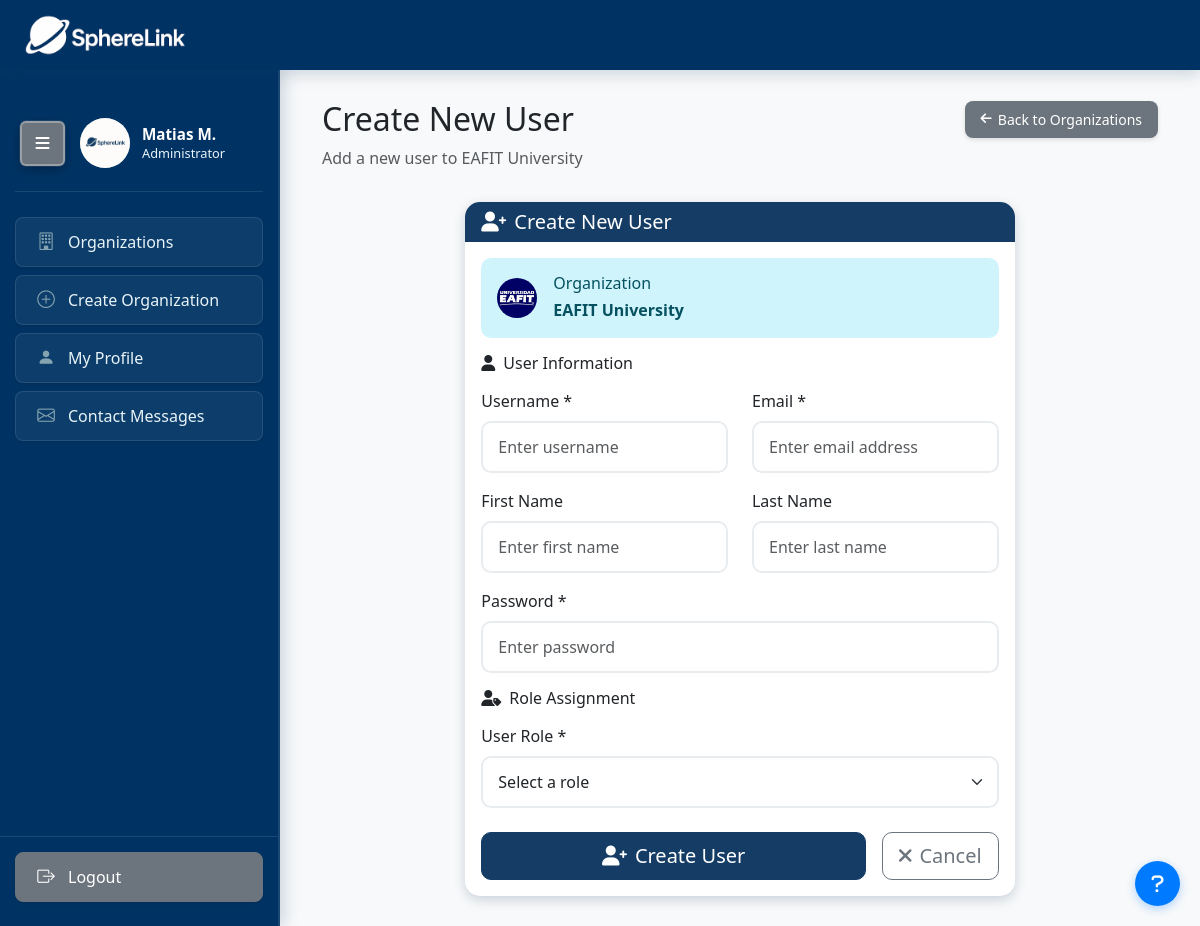
Screenshot of /organizations/create_user/3/ (signed in) with the database file from the repository.
### profiles/models.py (models this page shows, shortened)
class Profile(models.Model):
    user = models.OneToOneField(User, on_delete=models.CASCADE)
    bio = models.TextField(blank=True, null=True)
    photo = models.ImageField(upload_to='profile_photos/', blank=True, null=True)

### organizations/models.py (models this page shows, shortened)
class Organization(models.Model):
    name = models.CharField(max_length=200, unique=True)
    description = models.TextField(blank=True)
    logo = models.ImageField(upload_to='organization_logos/', blank=True, null=True)
    website = models.URLField(blank=True)
    address = models.TextField(blank=True)
    phone = models.CharField(max_length=20, blank=True)
    email = models.EmailField(blank=True)
    is_active = models.BooleanField(default=True)
    created_at = models.DateTimeField(auto_now_add=True)
    updated_at = models.DateTimeField(auto_now=True)
    class Meta:
        verbose_name = 'Organization'
        verbose_name_plural = 'Organizations'

### organizations/views.py (the view, shortened to what this page needs)
# urls.py: path('create_user/<int:org_id>/', views.create_user_for_organization, name='create_user'),
@login_required
def create_user_for_organization(request, org_id):
    if not _is_super_admin(request.user):
        messages.error(request, "Access denied. Super Admin privileges required.")
        return redirect('organizations:organization_list')
    organization = get_object_or_404(Organization, id=org_id)
    limited_role_choices = [
        ('member', 'Regular Member'),
        ('staff', 'Staff Member'),
    ]
    context = {
        'organization': organization,
        'role_choices': limited_role_choices,
    }
    return render(request, 'organizations/create_user.html', context)

### organizations/views.py (called while the page is built, shortened)
def _is_super_admin(user):
    if not user.is_authenticated:
        return False
    if user.is_superuser:
        return True

### profiles/context_processors.py (called while the page is built)
def user_profile(request):
    if request.user.is_authenticated:
        try:
            profile = Profile.objects.get(user=request.user)
        except Profile.DoesNotExist:
            profile = None
    else:
        profile = None
    return {
        'user_profile': profile
    }

def unread_notifications(request):
    if request.user.is_authenticated:
        from events.models import Notification
        unread_count = Notification.objects.filter(user=request.user, is_read=False).count()
    else:
        unread_count = 0
    return {
        'unread_notifications_count': unread_count
    }

### organizations/templates/organizations/create_user.html (shortened to what this page needs)
{% extends 'organizations/superadmin_base.html' %}
{% block content %}
<div class="container">
    <div class="row mb-3">
        <div class="col-12">
            <div class="d-flex justify-content-between align-items-center mb-2">
                <h2 class="text-dark mb-0">Create New User</h2>
                <a href="{% url 'organizations:organization_list' %}" class="btn-back">
                    <i class="fas fa-arrow-left"></i>Back to Organizations
                </a>
            </div>
            <p class="text-muted">Add a new user to {{ organization.name }}</p>
        </div>
    </div>
    <div class="row justify-content-center">
        <div class="col-lg-8">
            <div class="card">
                <div class="card-header bg-dark text-white">
                    <h5 class="mb-0">
                        <i class="fas fa-user-plus me-2"></i>Create New User
                    </h5>
                </div>
                <div class="card-body">
                    <form method="post" novalidate>
                        <div class="alert alert-info">
                            <div class="d-flex align-items-center">
                                {% if organization.logo %}
                                <div class="me-3">
                                    <img src="{{ organization.logo.url }}" alt="{{ organization.name }} Logo"
                                         style="width: 40px; height: 40px; border-radius: 50%; object-fit: cover;">
                                </div>
                                {% else %}
                                <div class="me-3">
                                    <i class="fas fa-building fa-2x text-info"></i>
                                </div>
                                {% endif %}
                                <div>
                                    <h6 class="alert-heading mb-1">Organization</h6>
                                    <p class="mb-0"><strong>{{ organization.name }}</strong></p>
                                </div>
                            </div>
                        </div>
                        <h6 class="text-primary mb-3">
                            <i class="fas fa-user me-2"></i>User Information
                        </h6>
                        <div class="row">
                            <div class="col-md-6 mb-3">
                                <label for="username" class="form-label">Username *</label>
                                <input type="text" class="form-control" id="username" name="username"
                                       required placeholder="Enter username">
                            </div>
                            <div class="col-md-6 mb-3">
                                <label for="email" class="form-label">Email *</label>
                                <input type="email" class="form-control" id="email" name="email"
                                       required placeholder="Enter email address">
                            </div>
                        </div>
                        <div class="row">
                            <div class="col-md-6 mb-3">
                                <label for="first_name" class="form-label">First Name</label>
                                <input type="text" class="form-control" id="first_name" name="first_name"
                                       placeholder="Enter first name">
                            </div>
                            <div class="col-md-6 mb-3">
                                <label for="last_name" class="form-label">Last Name</label>
                                <input type="text" class="form-control" id="last_name" name="last_name"
                                       placeholder="Enter last name">
                            </div>
                        </div>
                        <div class="mb-3">
                            <label for="password" class="form-label">Password *</label>
                            <input type="password" class="form-control" id="password" name="password"
                                   required placeholder="Enter password">
                        </div>
                        <h6 class="text-primary mb-3">
                            <i class="fas fa-user-tag me-2"></i>Role Assignment
                        </h6>
                        <div class="mb-4">
                            <label for="role" class="form-label">User Role *</label>
                            <select class="form-select" id="role" name="role" required>
                                <option value="">Select a role</option>
                            </select>
                        </div>
                        <div class="d-flex gap-3 mt-4">
                            <button type="submit" class="btn btn-dark btn-lg flex-fill">
                                <i class="fas fa-user-plus me-2"></i>Create User
                            </button>
                            <a href="{% url 'organizations:organization_list' %}" class="btn btn-outline-secondary btn-lg">
                                <i class="fas fa-times me-2"></i>Cancel
                            </a>
                        </div>
                    </form>
                </div>
            </div>
        </div>
    </div>
</div>
{% endblock %}

### organizations/templates/organizations/superadmin_base.html (shortened to what this page needs)
{% load static %}
<!DOCTYPE html>
<html lang="en">
<head>
    <link href="https://cdn.jsdelivr.net/npm/bootstrap@5.3.0/dist/css/bootstrap.min.css" rel="stylesheet">
    <link href="https://cdnjs.cloudflare.com/ajax/libs/font-awesome/6.0.0/css/all.min.css" rel="stylesheet">
    <link href="https://cdn.jsdelivr.net/npm/bootstrap-icons@1.11.0/font/bootstrap-icons.css" rel="stylesheet">
    <link href="{% static 'css/global_colors.css' %}?v=3" rel="stylesheet">
</head>
<body>
     <div class="top-bar">
          <div class="logo-container">
               <a href="{% url 'organizations:organization_list' %}" class="logo-link">
                 <img src="{% static 'events/logo 1.png' %}" alt="SphereLink Logo" height="50" style="width: auto; object-fit: contain;">
               </a>
          </div>
   </div>
  <div class="main-container">
    <nav id="sidebar" class="sidebar">
      <div class="sidebar-header">
        <div class="sidebar-toggle">
          <button id="toggle-btn" class="toggle-btn">
            <i class="fas fa-bars" id="toggle-icon"></i>
          </button>
        </div>
        <div class="user-info-content">
          <div class="user-avatar-small">
            {% if user_profile.photo %}
              <img src="{{ user_profile.photo.url }}" alt="{{ user.get_full_name|default:user.username }}"
                   style="width: 100%; height: 100%; border-radius: 50%; object-fit: cover;">
            {% else %}
              {{ user.username|first|upper }}
            {% endif %}
          </div>
          <div class="user-details">
            <div class="user-name-small">
              {% if request.user.first_name %}
                {{ request.user.first_name }}
                {% if request.user.last_name %}
                  {{ request.user.last_name|first|upper }}.
                {% endif %}
              {% else %}
                {{ request.user.username }}
              {% endif %}
            </div>
            <div class="user-role">Administrator</div>
          </div>
        </div>
      </div>
      <div class="nav-content">
      <div class="nav-menu">
        <a href="{% url 'organizations:organization_list' %}" data-tooltip="Organizations">
          <i class="bi bi-building"></i><span>Organizations</span>
        </a>
        <a href="{% url 'organizations:create_organization' %}" data-tooltip="Create Organization">
          <i class="bi bi-plus-circle"></i><span>Create Organization</span>
        </a>
        <a href="{% url 'organizations:superadmin_profile' %}" data-tooltip="My Profile">
          <i class="bi bi-person-fill"></i><span>My Profile</span>
        </a>
        <a href="{% url 'organizations:contact_messages' %}" data-tooltip="Contact Messages">
          <i class="bi bi-envelope"></i><span>Contact Messages</span>
        </a>
      </div>
      <div class="nav-footer">
        <a href="{% url 'registration:logout' %}" data-tooltip="Logout">
          <i class="bi bi-box-arrow-right"></i><span>Logout</span>
        </a>
      </div>
      </div>
    </nav>
    <main>
      {% block content %}
      {% endblock %}
    </main>
  </div>
  <div class="floating-help-button">
    <a href="{% url 'organizations:superadmin_help' %}"
       class="help-float-btn"
       data-bs-toggle="tooltip"
       data-bs-placement="left"
       title="Super Admin Help Guide - Learn how to manage the system">
      <i class="fas fa-question"></i>
    </a>
  </div>
</body>
</html>

### static/css/global_colors.css (style rules this page uses)
:root { --primary-dark: #143c65; --primary-darker: #040e39; --primary-medium: #586884; --primary-light: #849cb4; --accent-blue: #84a4b0; --accent-dark: #46688c; --text-light: #ffffff; --text-muted: #e8f4f8; --text-dark: #040e39; --shadow-color: rgba(20, 60, 101, 0.2); --shadow-light: rgba(20, 60, 101, 0.1); --shadow-medium: rgba(20, 60, 101, 0.3); --shadow-dark: rgba(20, 60, 101, 0.4); }
.bg-dark { background-color: var(--primary-dark) !important; }
.text-primary { color: var(--primary-dark) !important; }
.btn-dark { background-color: var(--primary-dark) !important; border-color: var(--primary-dark) !important; }
.card { border: none; border-radius: 15px; transition: all 0.3s ease; cursor: pointer; }
.card-body { transition: all 0.3s ease; }
.btn { border-radius: 10px; font-weight: 500; transition: all 0.3s ease; cursor: pointer; }

### organizations/templates/organizations/create_user.html (style rules this page uses)
.card { border: none; border-radius: 15px; transition: transform 0.2s ease, box-shadow 0.2s ease; }
.card-header { border-radius: 15px 15px 0 0 !important; border: none; }
.form-control, .form-select { border-radius: 10px; border: 2px solid #e9ecef; padding: 12px 15px; font-size: 1rem; transition: all 0.3s ease; }
.btn { border-radius: 10px; font-weight: 500; transition: all 0.3s ease; }
.text-primary { color: #212529 !important; }
.alert { border-radius: 10px; border: none; }

### rows the page displays
Profile: photo (picture)
Organization: name "EAFIT University", logo (picture)

### other values shown
{{ request.user.first_name }} "Matias"
{{ request.user.last_name|first|upper }} "M"
